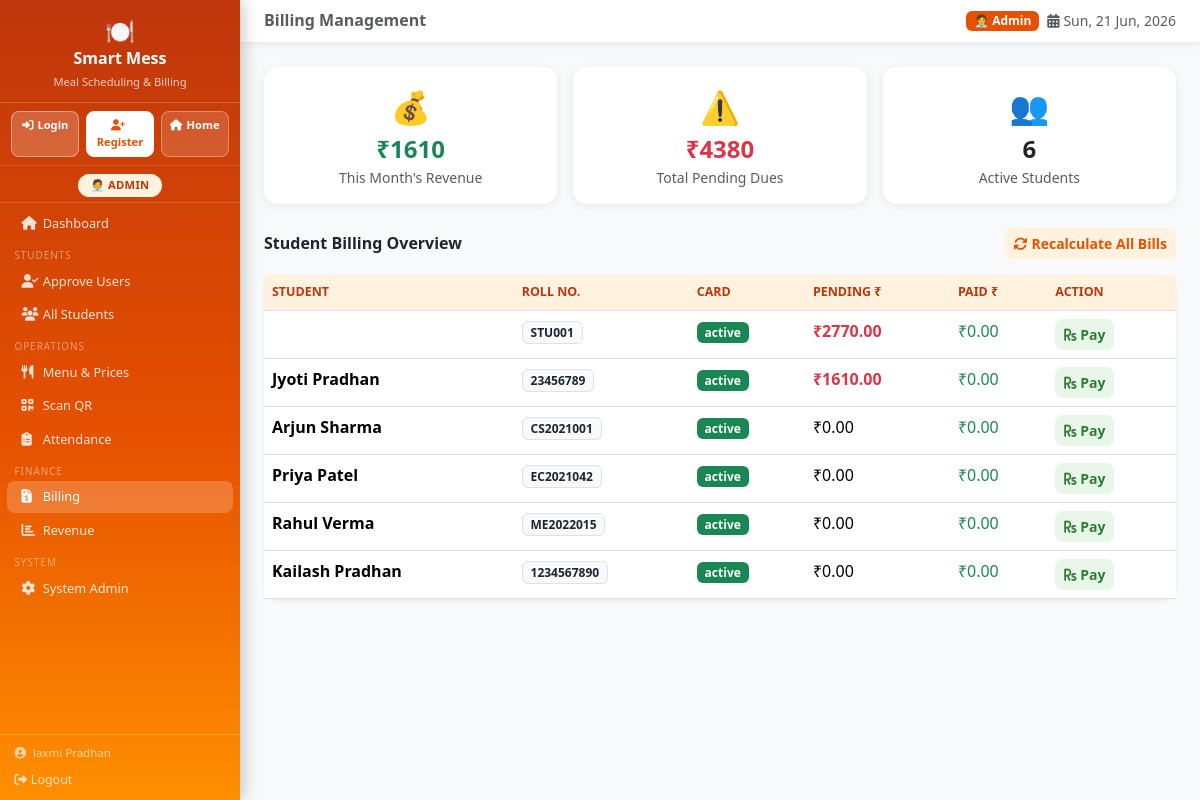
The app's page /billing/admin/ (signed in) with its own data.
### accounts/models.py (models this page shows, shortened)
class User(AbstractUser):
    class Role(models.TextChoices):
        STUDENT = 'student', 'Student'
        STAFF   = 'staff',   'Mess Staff'
        ADMIN   = 'admin',   'Admin'
    role  = models.CharField(max_length=10, choices=Role.choices, default=Role.STUDENT)
    phone = models.CharField(max_length=15, blank=True)
    def is_student(self):      return self.role == self.Role.STUDENT
    def is_admin_user(self):   return self.role == self.Role.ADMIN or self.is_staff

class StudentProfile(models.Model):
    class RegistrationStatus(models.TextChoices):
        PENDING  = 'pending',  'Pending Approval'
        APPROVED = 'approved', 'Approved'
        REJECTED = 'rejected', 'Rejected'
    class CardStatus(models.TextChoices):
        ACTIVE  = 'active',  'Active'
        BLOCKED = 'blocked', 'Blocked'
    user                = models.OneToOneField(User, on_delete=models.CASCADE, related_name='student_profile')
    roll_number         = models.CharField(max_length=20, unique=True)
    department          = models.CharField(max_length=100, blank=True)
    year_of_study       = models.PositiveSmallIntegerField(null=True, blank=True)
    registration_status = models.CharField(max_length=10, choices=RegistrationStatus.choices, default=RegistrationStatus.PENDING)
    card_status         = models.CharField(max_length=10, choices=CardStatus.choices, default=CardStatus.ACTIVE)
    qr_code   = models.ImageField(upload_to='qr_codes/', blank=True)
    qr_token  = models.UUIDField(default=uuid.uuid4, unique=True, editable=False)
    pending_amount = models.DecimalField(max_digits=10, decimal_places=2, default=0)
    paid_amount    = models.DecimalField(max_digits=10, decimal_places=2, default=0)
    created_at = models.DateTimeField(auto_now_add=True)
    updated_at = models.DateTimeField(auto_now=True)
    class Meta:
        verbose_name = 'Student Profile'

### billing/views.py (the view, shortened to what this page needs)
# urls.py: path('admin/',     views.admin_billing_view,     name='admin_billing'),
@login_required
def admin_billing_view(request):
    if not request.user.is_admin_user():
        return redirect('dashboard')
    today = timezone.localdate()
    students = StudentProfile.objects.filter(
        registration_status=StudentProfile.RegistrationStatus.APPROVED
    ).select_related('user').order_by('-pending_amount')
    total_revenue = MonthlyBill.objects.filter(
        year=today.year, month=today.month
    ).aggregate(t=Sum('total_amount'))['t'] or 0
    total_pending = StudentProfile.objects.aggregate(
        t=Sum('pending_amount')
    )['t'] or 0
    payment_modes = Payment.PaymentMode.choices
    ctx = {
        'students': students,
        'today': today,
        'total_revenue': total_revenue,
        'total_pending': total_pending,
        'payment_modes': payment_modes,
    }
    return render(request, 'billing/admin_billing.html', ctx)

### notifications/context_processors.py (called while the page is built)
def unread_notifications(request):
    count = 0
    if request.user.is_authenticated and request.user.is_student():
        try:
            profile = request.user.student_profile
            count = profile.notifications.filter(is_read=False).count()
        except Exception:
            pass
    return {'unread_notification_count': count}

### templates/billing/admin_billing.html (shortened to what this page needs)
{% extends 'base.html' %}
{% block page_title %}Billing Management{% endblock %}
{% block content %}
<div class="row g-3 mb-4">
  <div class="col-md-4">
    <div class="stat-card card p-3 text-center">
      <div style="font-size:2rem;">💰</div>
      <div class="fw-bold fs-4 text-success">₹{{ total_revenue|floatformat:0 }}</div>
      <div class="text-muted small">This Month's Revenue</div>
    </div>
  </div>
  <div class="col-md-4">
    <div class="stat-card card p-3 text-center">
      <div style="font-size:2rem;">⚠️</div>
      <div class="fw-bold fs-4 text-danger">₹{{ total_pending|floatformat:0 }}</div>
      <div class="text-muted small">Total Pending Dues</div>
    </div>
  </div>
  <div class="col-md-4">
    <div class="stat-card card p-3 text-center">
      <div style="font-size:2rem;">👥</div>
      <div class="fw-bold fs-4">{{ students|length }}</div>
      <div class="text-muted small">Active Students</div>
    </div>
  </div>
</div>
<div class="d-flex justify-content-between align-items-center mb-3 flex-wrap gap-2">
  <h6 class="fw-bold mb-0">Student Billing Overview</h6>
  <form method="post" class="d-inline">
    <button class="btn btn-sm fw-semibold" style="background:#fff3e0;color:#e65100;border-radius:8px;">
      <i class="fas fa-sync me-1"></i>Recalculate All Bills
    </button>
  </form>
</div>
<div class="card border-0 shadow-sm" style="border-radius:16px;">
  <div class="card-body p-0">
    <div class="table-responsive">
      <table class="table mess-table mb-0">
        <thead>
          <tr><th>Student</th><th>Roll No.</th><th>Card</th><th>Pending ₹</th><th>Paid ₹</th><th>Action</th></tr>
        </thead>
        <tbody>
          {% for s in students %}
          <tr>
            <td class="fw-semibold">{{ s.user.get_full_name }}</td>
            <td><span class="badge bg-light text-dark border">{{ s.roll_number }}</span></td>
            <td>
              <span class="badge {% if s.card_status == 'blocked' %}bg-danger{% else %}bg-success{% endif %}">
                {{ s.card_status }}
              </span>
            </td>
            <td class="{% if s.pending_amount > 0 %}text-danger fw-bold{% endif %}">
              ₹{{ s.pending_amount|floatformat:2 }}
            </td>
            <td class="text-success">₹{{ s.paid_amount|floatformat:2 }}</td>
            <td>
              <button class="btn btn-sm fw-semibold"
                      style="background:#e8f5e9;color:#2e7d32;border-radius:8px;"
                      onclick="openPayment('{{ s.pk }}','{{ s.user.get_full_name }}','{{ s.pending_amount }}')">
                <i class="fas fa-rupee-sign"></i> Pay
              </button>
            </td>
          </tr>
          {% endfor %}
        </tbody>
      </table>
    </div>
  </div>
</div>
{% endblock %}

### templates/base.html (shortened to what this page needs)
<!DOCTYPE html>
<html lang="en">
<head>
  <link href="https://cdn.jsdelivr.net/npm/bootstrap@5.3.2/dist/css/bootstrap.min.css" rel="stylesheet">
  <link href="https://cdnjs.cloudflare.com/ajax/libs/font-awesome/6.5.0/css/all.min.css" rel="stylesheet">
</head>
<body>
{% if user.is_authenticated %}
<nav class="sidebar" id="sidebar">
  <div class="sidebar-brand">
    <div style="font-size:1.5rem;">🍽️</div>
    <h5>Smart Mess</h5>
    <small>Meal Scheduling & Billing</small>
  </div>
  <div class="sidebar-auth">
    <a href="{% url 'login_choice' %}" class="sa-login"><i class="fas fa-sign-in-alt me-1"></i>Login</a>
    <a href="{% url 'register' %}"     class="sa-register"><i class="fas fa-user-plus me-1"></i>Register</a>
    <a href="{% url 'home' %}"         class="sa-home"><i class="fas fa-home me-1"></i>Home</a>
  </div>
  <div class="role-badge-bar">
    <span class="rb-{{ user.role }}">
      {% if user.role == 'student' %}🎓 Student
      {% elif user.role == 'staff' %}🧑‍🍳 Mess Staff
      {% else %}🧑‍💼 Admin{% endif %}
    </span>
  </div>
  <ul class="nav flex-column mt-1">
    <li class="nav-item">
      <a href="{% url 'dashboard' %}" class="nav-link {% if request.resolver_match.url_name == 'dashboard' %}active{% endif %}">
        <i class="fas fa-home"></i> Dashboard
      </a>
    </li>
    {% with role=user.role %}
    {% if role == "admin" %}
      <div class="sidebar-section">Students</div>
      <li class="nav-item"><a href="{% url 'approve_students' %}" class="nav-link {% if request.resolver_match.url_name == 'approve_students' %}active{% endif %}"><i class="fas fa-user-check"></i> Approve Users</a></li>
      <li class="nav-item"><a href="{% url 'student_list' %}" class="nav-link {% if request.resolver_match.url_name == 'student_list' %}active{% endif %}"><i class="fas fa-users"></i> All Students</a></li>
      <div class="sidebar-section">Operations</div>
      <li class="nav-item"><a href="{% url 'menu_management' %}" class="nav-link {% if request.resolver_match.url_name == 'menu_management' %}active{% endif %}"><i class="fas fa-utensils"></i> Menu & Prices</a></li>
      <li class="nav-item"><a href="{% url 'scan_qr' %}" class="nav-link {% if request.resolver_match.url_name == 'scan_qr' %}active{% endif %}"><i class="fas fa-qrcode"></i> Scan QR</a></li>
      <li class="nav-item"><a href="{% url 'attendance_report' %}" class="nav-link {% if request.resolver_match.url_name == 'attendance_report' %}active{% endif %}"><i class="fas fa-clipboard-list"></i> Attendance</a></li>
      <div class="sidebar-section">Finance</div>
      <li class="nav-item"><a href="{% url 'admin_billing' %}" class="nav-link {% if request.resolver_match.url_name == 'admin_billing' %}active{% endif %}"><i class="fas fa-file-invoice-dollar"></i> Billing</a></li>
      <li class="nav-item"><a href="{% url 'revenue_dashboard' %}" class="nav-link {% if request.resolver_match.url_name == 'revenue_dashboard' %}active{% endif %}"><i class="fas fa-chart-bar"></i> Revenue</a></li>
      <div class="sidebar-section">System</div>
      <li class="nav-item"><a href="/admin/" class="nav-link"><i class="fas fa-cog"></i> System Admin</a></li>
    {% endif %}
    {% endwith %}
  </ul>
  <div class="sidebar-footer">
    <div style="color:rgba(255,255,255,.65);font-size:.72rem;margin-bottom:.3rem;">
      <i class="fas fa-user-circle me-1"></i>
      {{ user.get_full_name|default:user.username }}
    </div>
    <a href="{% url 'logout' %}" style="color:rgba(255,255,255,.75);font-size:.78rem;text-decoration:none;">
      <i class="fas fa-sign-out-alt me-1"></i>Logout
    </a>
  </div>
</nav>
<div class="main-content">
  <div class="topbar">
    <div class="d-flex align-items-center gap-3">
      <h6 class="mb-0 text-muted fw-semibold">{% block page_title %}Dashboard{% endblock %}</h6>
    </div>
    <div class="d-flex align-items-center gap-2">
      {% if user.role == 'admin' %}
        <span class="badge" style="background:#e65100;color:#fff;">🧑‍💼 Admin</span>
      {% endif %}
      <span class="text-muted small"><i class="fas fa-calendar-alt me-1"></i><span id="live-date"></span></span>
    </div>
  </div>
  <div class="page-content">{% block content %}{% endblock %}</div>
</div>
{% else %}
  {% block auth_content %}{% endblock %}
{% endif %}
</body>
</html>

### templates/base.html (style rules this page uses)
:root { --mess-primary:#e65100; --mess-dark:#bf360c; --mess-light:#fff3e0; }
body { background:#f8f9fa; font-family:'Segoe UI',sans-serif; }
.sidebar { height:100vh; width:240px; background:linear-gradient(180deg,#bf360c 0%,#e65100 55%,#ff8f00 100%); position:fixed; top:0; left:0; z-index:100; display:flex; flex-direction:column; box-shadow:4px 0 15px rgba(0,0,0,.2); transition:transform .3s; overflow-y:auto; overflow-x:hidden; }
.sidebar-brand { padding:.8rem 1rem .6rem; color:#fff; border-bottom:1px solid rgba(255,255,255,.2); text-align:center; flex-shrink:0; }
.sidebar-brand h5 { margin:0; font-weight:700; font-size:1rem; }
.sidebar-brand small { opacity:.75; font-size:.7rem; }
.sidebar-auth { padding:.5rem .7rem; border-bottom:1px solid rgba(255,255,255,.15); display:flex; gap:.4rem; flex-shrink:0; }
.sidebar-auth a { flex:1; text-align:center; border-radius:8px; padding:.35rem .2rem; font-size:.7rem; font-weight:800; text-decoration:none; transition:all .15s; }
.sa-login { background:rgba(255,255,255,.2); color:#fff; border:1.5px solid rgba(255,255,255,.4); }
.sa-register { background:#fff; color:#e65100; border:1.5px solid #fff; }
.sa-home { background:rgba(255,255,255,.15); color:#fff; border:1.5px solid rgba(255,255,255,.3); }
.role-badge-bar { padding:.3rem .8rem; text-align:center; border-bottom:1px solid rgba(255,255,255,.15); flex-shrink:0; }
.role-badge-bar span { display:inline-block; padding:.2rem .8rem; border-radius:20px; font-size:.7rem; font-weight:800; letter-spacing:.3px; text-transform:uppercase; }
.rb-admin { background:#fff3e0; color:#bf360c; }
.sidebar .nav-link { color:rgba(255,255,255,.85); padding:.38rem .9rem; border-radius:8px; margin:1px 7px; font-size:.8rem; transition:all .2s; }
.sidebar .nav-link:hover, .sidebar .nav-link.active { background:rgba(255,255,255,.2); color:#fff; }
.sidebar .nav-link i { width:18px; font-size:.85rem; }
.sidebar-section { padding:.25rem .9rem .1rem; font-size:.62rem; text-transform:uppercase; color:rgba(255,255,255,.45); letter-spacing:1px; margin-top:.25rem; }
.sidebar-footer { padding:.6rem .9rem; margin-top:auto; border-top:1px solid rgba(255,255,255,.2); flex-shrink:0; }
.main-content { margin-left:240px; min-height:100vh; }
.topbar { background:#fff; padding:.65rem 1.5rem; border-bottom:1px solid #e9ecef; display:flex; align-items:center; justify-content:space-between; position:sticky; top:0; z-index:99; box-shadow:0 2px 8px rgba(0,0,0,.06); }
.page-content { padding:1.5rem; }
.stat-card { border:none; border-radius:14px; background:#fff; box-shadow:0 2px 10px rgba(0,0,0,.07); transition:transform .2s; }
.mess-table th { background:#fff3e0; color:#bf360c; font-weight:600; font-size:.78rem; text-transform:uppercase; }

### records on screen
User: get_full_name "laxmi Pradhan"
StudentProfile: roll_number "STU001", card_status "active", pending_amount "2770.00", paid_amount "0.00"
StudentProfile: user.get_full_name "Jyoti Pradhan", roll_number "23456789", card_status "active", pending_amount "1610.00", paid_amount "0.00"
StudentProfile: user.get_full_name "Arjun Sharma", roll_number "CS2021001", card_status "active", pending_amount "0.00", paid_amount "0.00"
StudentProfile: user.get_full_name "Priya Patel", roll_number "EC2021042", card_status "active", pending_amount "0.00", paid_amount "0.00"
StudentProfile: user.get_full_name "Rahul Verma", roll_number "ME2022015", card_status "active", pending_amount "0.00", paid_amount "0.00"
StudentProfile: user.get_full_name "Kailash Pradhan", roll_number "1234567890", card_status "active", pending_amount "0.00", paid_amount "0.00"

### other values on screen
{{ total_revenue|floatformat:0 }} "1610"
{{ total_pending|floatformat:0 }} "4380"
{{ students|length }} "6"
